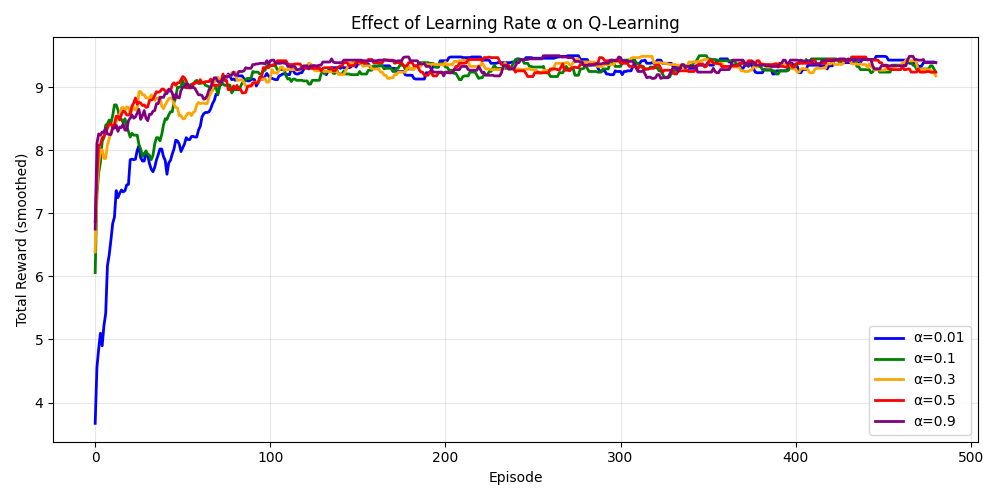

This chart was generated by the following Python code:
# alpha_analysis.py
import numpy as np
import matplotlib.pyplot as plt
from mdp_env import GridMDP
from q_learning import q_learning

def smooth(data, window=20):
    return np.convolve(data, np.ones(window)/window, mode='valid')

alphas = [0.01, 0.1, 0.3, 0.5, 0.9]
colors = ['blue', 'green', 'orange', 'red', 'purple']

env = GridMDP()
plt.figure(figsize=(10, 5))

for alpha, color in zip(alphas, colors):
    _, rewards, _, _ = q_learning(env, episodes=500, alpha=alpha)
    plt.plot(smooth(rewards), label=f'α={alpha}',
             color=color, linewidth=2)

plt.title('Effect of Learning Rate α on Q-Learning')
plt.xlabel('Episode')
plt.ylabel('Total Reward (smoothed)')
plt.legend()
plt.grid(True, alpha=0.3)
plt.tight_layout()
plt.savefig('alpha_analysis.png')
plt.show()
print("Saved alpha_analysis.png")
